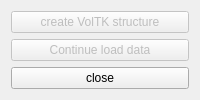
          <widget class="QWidget" name="widget_2" native="true">
           <property name="sizePolicy">
            <sizepolicy hsizetype="Minimum" vsizetype="Maximum">
             <horstretch>0</horstretch>
             <verstretch>0</verstretch>
            </sizepolicy>
           </property>
           <layout class="QVBoxLayout" name="verticalLayout_8">
            <item>
             <widget class="QPushButton" name="createVolTKbutton">
              <property name="enabled">
               <bool>false</bool>
              </property>
              <property name="text">
               <string>create VolTK structure</string>
              </property>
             </widget>
            </item>
            <item>
             <widget class="QPushButton" name="okButton">
              <property name="enabled">
               <bool>false</bool>
              </property>
              <property name="text">
               <string>Continue load data</string>
              </property>
              <property name="default">
               <bool>true</bool>
              </property>
             </widget>
            </item>
            <item>
             <widget class="QPushButton" name="cancelButton">
              <property name="text">
               <string>close</string>
              </property>
              <property name="autoDefault">
               <bool>false</bool>
              </property>
              <property name="flat">
               <bool>false</bool>
              </property>
             </widget>
            </item>
           </layout>
          </widget>
